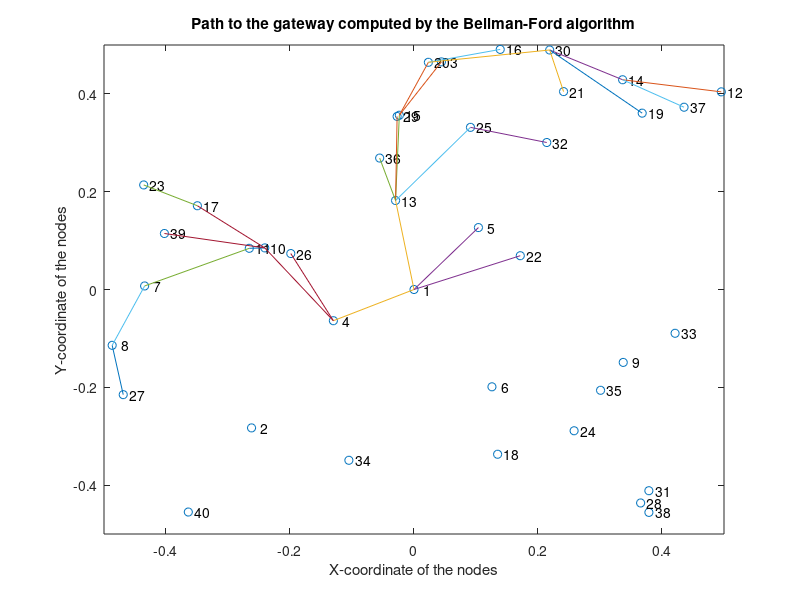

The MATLAB source for this figure:
%% Distributed Bellman-Ford simulation
% In a randomly generated topology, through message exchange with its
% neighbors, each node finds which of its neighbors is the next hop in the
% best path to the gateway and the aggregated cost through this path.
%
% Each node keeps the following information:
% 
% * About its neighbors: their ID and the cost
% * About the best known path to the sink: cost and next hop
%
% Contributions:
% * It is the first distributed algorithm I simulate
% 
% Limitations:
%
% * It does not model collisions. In each timeslot, all transmissions
% succeed.
% * It does not model energy consumption.
% * It does not 
%% Generate randomly distributed nodes, plot them and label them
clear,clc,close all
tic
H=40; %Number of nodes
rand('twister',3); % Initialize the random number generator

%%
% Generate |H| nodes with |x| and |y| coordinates randomly distributed in
% [-0.5 0.5]
P=[0 0;rand(H-1,2)-.5];

%%
% Plot the nodes' location and label them with their node number
plot(P(:,1),P(:,2),'o')
text(P(:,1)+0.01,P(:,2),num2str((1:H)'));
axis([-.5 .5 -.5 .5])
xlabel('X-coordinate of the nodes')
ylabel('Y-coordinate of the nodes')
hold on

%% Initialize data structures used by the nodes

%%
% |x{i}| contains node i's information about its neighbors in a structure
% array with fields:
%%
% * |ID| is the neighbor ID
% * |q| is the cost of the link to its neighbor (not accumulated)
x=cell(H,1);

%%
% Node |i| stores the next hop to the gateway in a structure |nh(i)| (next hop)
% with fields:
%% 
% * |ID| is the ID of the next hop
% * |Q| is the aggregated cost from the source of the packet to the sink
nh=repmat(struct('Q',Inf,'ID',-1),H,1); % Initialize cost to Inf and next hop ID to -1
tier = Inf(H,1); %Indicates the tier of each node
tier(1) = 0; % The gateway knows that it is the gateway

%% 
% Node |i| stores its incoming packets in a structure array |pkt{i,1}| with the following fields:
%% 
% * |ID| is the ID of the source of the packet
% * |Q| is the aggregated cost from the source of the packet to the sink
pkt = cell(H,1); 

%% Initialize each node's information about its neighbors
for i=2:H % For each node 'i' except the gateway
	for j=[1:i-1 i+1:H] % For each node 'j' including gateway
		D = norm(P(i,:)-P(j,:)); % Compute the distance to node 'j'
		if D < .2 % If distance < threshold, they are neighbors
			% Node 'i' stores the information of the just discovered
			% neighbor:
			x{i,1} = [ x{i,1} struct('ID',j,'q',D) ];
			% If the new neighbor is the gateway (node 1):
			if j == 1
				tier(i) = 1; % Node 'i' is in tier 1
				% The aggregated cost is D and the next hop is the gateway
				nh(i).Q = D; 
				nh(i).ID = 1;
			end
		end
	end
end
%% Create initial messages
% Every node in tier 1 sends a packet to each of its neighbors (except the
% first neighbor, which by construction is the gateway).  The packet is a
% structure containing the source's ID (|ID|) and the aggregated cost to
% the gateway (|Q|).
for i = find(tier == 1)' % Index of every node in tier 1
	for k = 2:length([x{i}]) % For all the neighbors of node i(which is in tier 1) 
		% We skip the first link because it leads to the sink
		pkt{x{i}(k).ID} = [ pkt{x{i}(k).ID} struct('ID',i,'Q',x{i}(1).q) ];
	end
end
%% Find shortest path to the gateway using Bellman-Ford algorithm
 for numIt = 1:10 % Repeat a number of times
	 for i = 2:H % For each node except the gateway, check if it needs to do something
		 if ~isempty(pkt{i}) % Process incoming packets if there are any
			 changes = false;
			 n = -1; % The source of the last change
			 % |p| takes the value of all packets received by node |i|
			 for p = pkt{i} 
				 % |n| indicates the position of the source of the packet
				    % in |i|'s neighbor list.
				 n = find(p.ID == [x{i,1}.ID]);
				 newCost = p.Q + x{i,1}(n).q; % Cost through the new node
				 if newCost < nh(i).Q % If the new path is better
					 nh(i).Q = newCost;
					 nh(i).ID = p.ID; % Update routing information
					 changes = 1;
				 end
			 end
			 if changes
				 % Send the new cost to all neighbors except the one that
				 % triggered the change
				 for k=[1:n-1 n+1:length(x{i,1})]
					 pkt{x{i}(k).ID} = [ pkt{x{i}(k).ID} ...
						 struct('ID',i,'Q',newCost) ];
				 end
			 end
		 end
	 end
 end

%% Plot the tree obtained with Bellman-Ford algorithm
% For each node whose cost to the gateway is not |Inf|, plot a straight
% line to the next hop
for i = find(~isinf([nh.Q]))
	plot( P([i nh(i).ID],1) , P( [i nh(i).ID ] , 2 ) )
end
title('Path to the gateway computed by the Bellman-Ford algorithm')

toc
